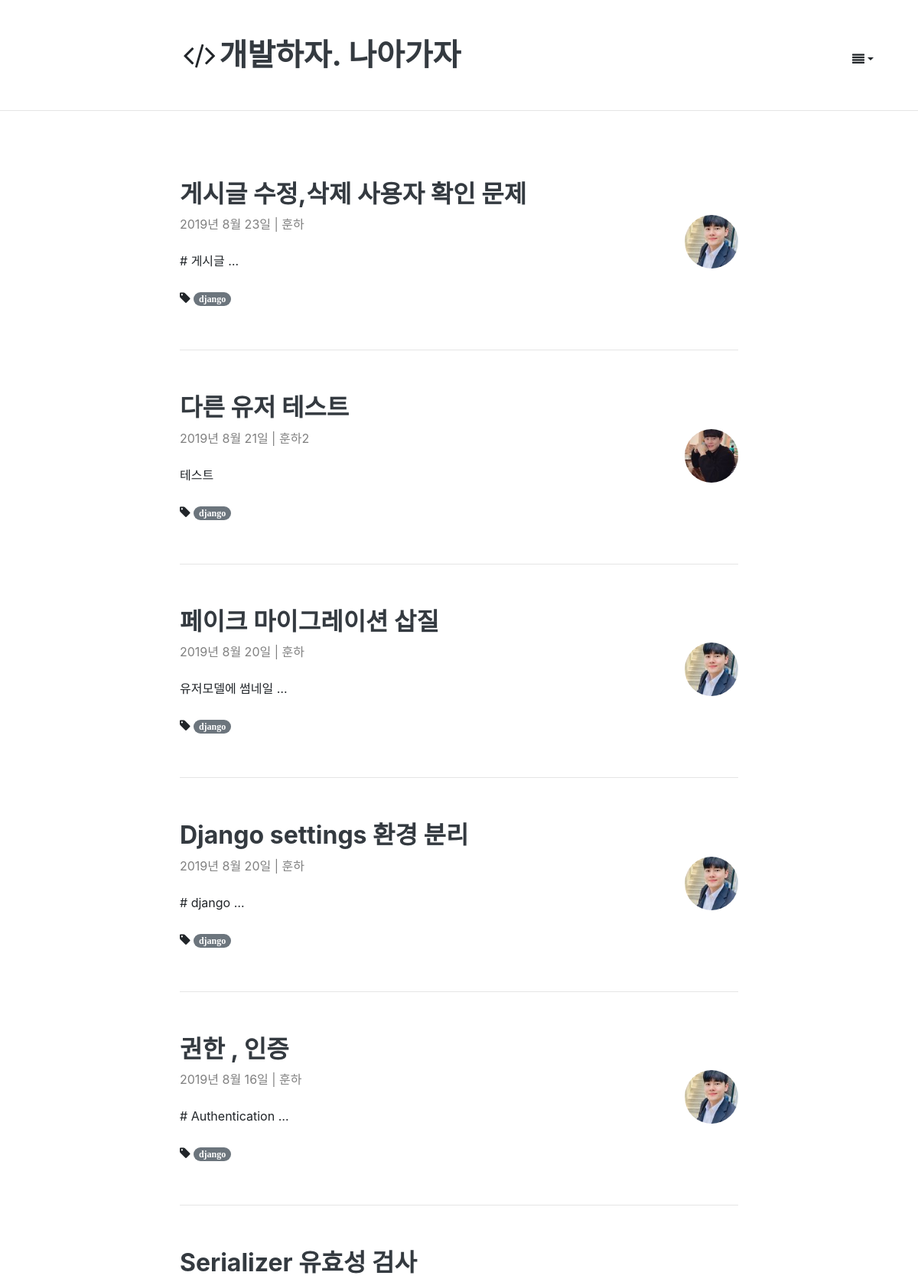
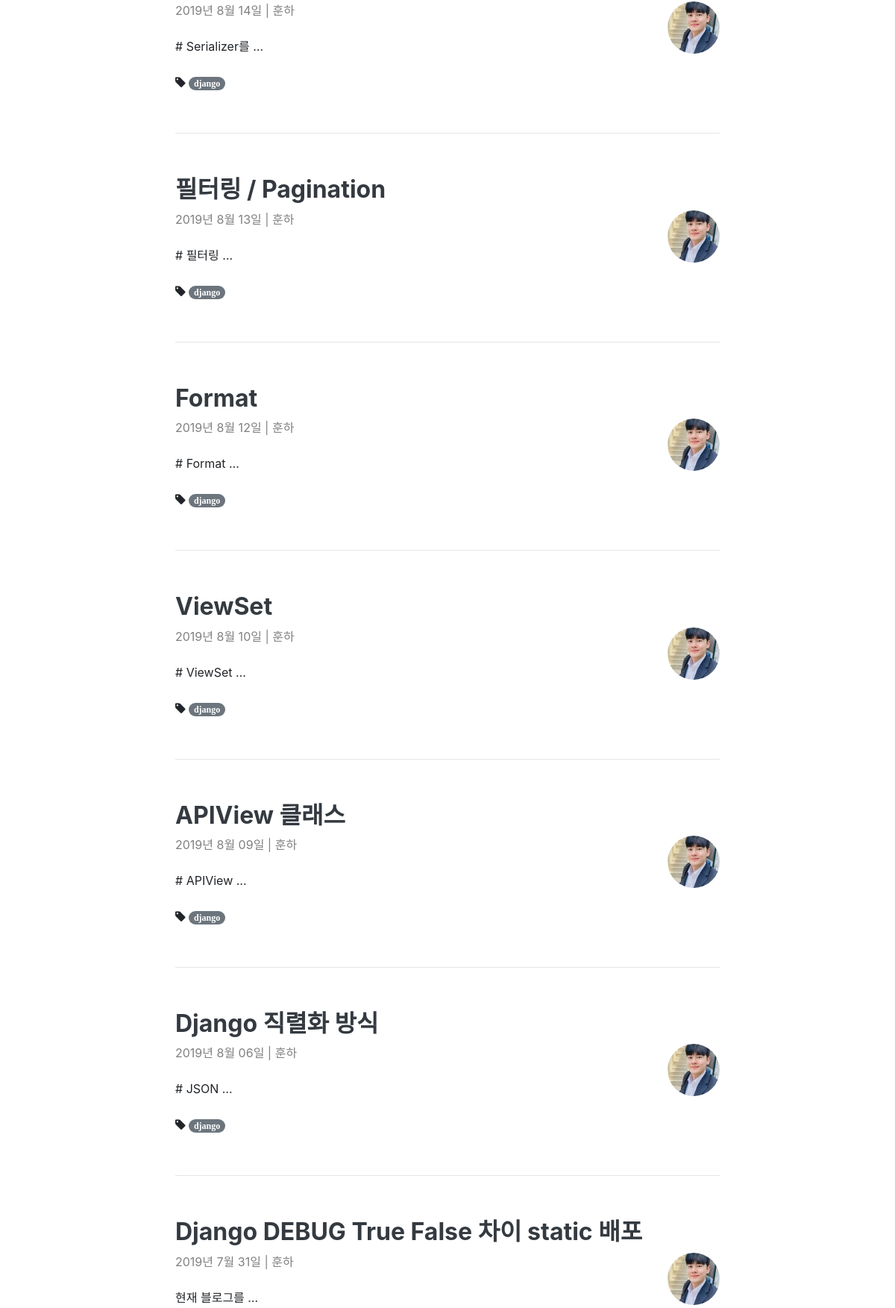
/django/ (upper part), run on the app's committed database (2 pictures, top to bottom).
### blog/models.py (models this page shows, shortened)
class Post(models.Model):
    author = models.ForeignKey(Account , on_delete=models.CASCADE)
    title = models.CharField(max_length=100, verbose_name = 'Title' , help_text = 'Please enter a posting title')
    text = models.TextField(verbose_name='Contents')
    photo = ProcessedImageField(blank=True, upload_to = 'blog/post/%Y' ,processors = [Thumbnail(300,300)],format='JPEG' ,options={'quality': 60})
    created_date= models.DateTimeField(default =timezone.now)
    published_date = models.DateTimeField(blank=True , null=True)
    tags = models.CharField(max_length=100, blank=True)
    class Meta:
        ordering = ['-id']
    def get_absolute_url(self):
        return reverse('post_detail', args=[self.id])

### account/models.py (models this page shows, shortened)
class Account(AbstractBaseUser, PermissionsMixin):
    email = models.EmailField(
        verbose_name=('email address'),
        max_length=255,
        unique=True,
    )
    username = models.CharField(('username'), max_length=30,
                                help_text=('Requierd. 30 characters or fewer. Letters, digits'
                                           ' and ./+/-/_ only'),
                                validators=[  # 정규식을 통한 특수문자 제외
                                    validators.RegexValidator(r'^[\w.+-]+$', ('Enter a valid username.'), 'invalid')
                                ])
    is_staff = models.BooleanField(('staff status'), default=False,
                                   help_text='Designates whether the user can log into this admin site')
    is_active = models.BooleanField(('active'), default=True,
                                    help_text='Designates whether this user should be treated as '
                                              'active. Unselect this instead of deleting accounts.')
    date_joined = models.DateTimeField(('date joined'), default=timezone.now)
    thumbnail = ProcessedImageField(blank=True, upload_to="profile" , null=True, processors=[ResizeToFill(100,100)],
                                    format='JPEG', options={'quality': 80})
    created_at = models.DateTimeField(auto_now_add=True)
    updated_at = models.DateTimeField(auto_now=True)
    object = AccountManager()
    USERNAME_FIELD = 'email'
    REQUIRED_FIELDS = ['username']
    class Meta:
        verbose_name = ('user')
        verbose_name_plural = ('users')
        swappable = 'AUTH_USER_MODEL'

### blog/views.py (the view)
# urls.py: path('<tags>/', views.post_tags, name='post_tags'),
def post_tags(request, tags):
    posts = Post.objects.select_related('author').filter(tags__contains=tags)
    context = {
        'tags': tags,
        'posts': posts
    }
    return render(request, 'blog/post_tags.html', context)

### blog/templates/blog/post_tags.html
{% extends 'blog/layout.html' %}
{% block content %}
    <div class="container">
        <div class="row">
             <div class="col-md-2"></div>
            <div class="col-md-8">
                 {% for post in posts %}
                    <div class="blog-post">
                        <div class="blog-post-title">
                            <h2><a href="{{ post.get_absolute_url }}" class="text-dark"><b>{{ post.title }}</b></a>
                            </h2>
                        </div>
                        <div class="blog-post-meta">
                            <div class="post-author" style="color: gray;">
                                <img src="{{ post.author.thumbnail.url }}" alt=""
                                     style="float: right; width: 70px; border-radius: 50%">{{ post.created_date|date:"Y년 M d일" }}
                                | {{ post.author.username }}
                            </div>
                        </div>
                        <br>
                        <div class="post-summary" style="font-size:1rem">{{ post.text|truncatewords_html:2 }}</div>
                        <br>
                        <i class="fa fa-tag" title="tags">
                            {% if post.tags %}
                                <a class="badge badge-pill badge-secondary"
                                   href="{% url "post_tags" post.tags %}">{{ post.tags }}</a>
                            {% else %}
                                <a href=""></a>
                            {% endif %}
                        </i>
                    </div>
                    <hr/>
                {% endfor %}
            </div>
        </div>
    </div>
{% endblock %}

### blog/static/blog/post_list.css (style rules this page uses)
.blog-post { padding-top: 40px; padding-bottom: 40px; }

### templates/layout.html (style rules this page uses)
html { position: relative; min-height: 100%; }
body { margin-bottom: 60px; min-height: 100%; }

### data on the page
Post: title "게시글 수정,삭제 사용자 확인 문제", author.thumbnail (picture), created_date "2019년 8월 23일", author.username "훈하", text "# 게시글 …", tags "django"
Post: title "다른 유저 테스트", author.thumbnail (picture), created_date "2019년 8월 21일", author.username "훈하2", text "테스트", tags "django"
Post: title "페이크 마이그레이션 삽질", author.thumbnail (picture), created_date "2019년 8월 20일", author.username "훈하", text "유저모델에 썸네일 …", tags "django"
Post: title "Django settings 환경 분리", author.thumbnail (picture), created_date "2019년 8월 20일", author.username "훈하", text "# django …", tags "django"
Post: title "권한 , 인증", author.thumbnail (picture), created_date "2019년 8월 16일", author.username "훈하", text "# Authentication …", tags "django"
Post: title "Serializer 유효성 검사", author.thumbnail (picture), created_date "2019년 8월 14일", author.username "훈하", text "# Serializer를 …", tags "django"
Post: title "필터링 / Pagination", author.thumbnail (picture), created_date "2019년 8월 13일", author.username "훈하", text "# 필터링 …", tags "django"
Post: title "Format", author.thumbnail (picture), created_date "2019년 8월 12일", author.username "훈하", text "# Format …", tags "django"
Post: title "ViewSet", author.thumbnail (picture), created_date "2019년 8월 10일", author.username "훈하", text "# ViewSet …", tags "django"
Post: title "APIView 클래스", author.thumbnail (picture), created_date "2019년 8월 09일", author.username "훈하", text "# APIView …", tags "django"
Post: title "Django 직렬화 방식", author.thumbnail (picture), created_date "2019년 8월 06일", author.username "훈하", text "# JSON …", tags "django"
Post: title "Django DEBUG True False 차이 static 배포", author.thumbnail (picture), created_date "2019년 7월 31일", author.username "훈하", text "현재 블로그를 …"
